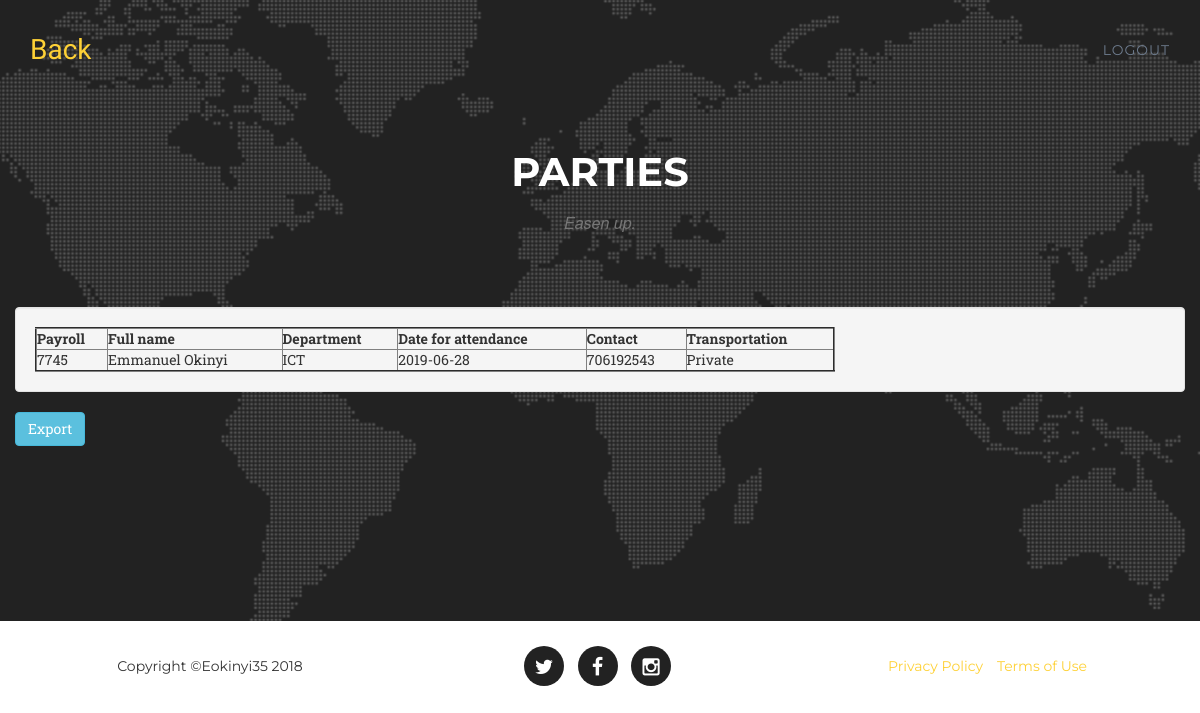
Screenshot of /details.php?event_id=16 with the database file from the repository.
### tables this page shows
CREATE TABLE `registered` (
  `payroll` int(50) NOT NULL,
  `fullname` varchar(100) NOT NULL,
  `eventname` varchar(100) NOT NULL,
  `eventdate` date NOT NULL,
  `eventId` int(100) NOT NULL,
  `phone` int(20) NOT NULL,
  `department` varchar(100) NOT NULL,
  `eventtype` varchar(50) NOT NULL,
  `transportation` varchar(50) NOT NULL
);

### details.php (the view, shortened to what this page needs)
<!DOCTYPE html>
<html lang="en">
<head>
    <link href="css/bootstrap.min.css" rel="stylesheet">
    <link href="css/agency.css" rel="stylesheet">
    <link href="font-awesome/css/font-awesome.min.css" rel="stylesheet" type="text/css">
</head>
<body>
 <section id="contact">
  <nav class="navbar navbar-default navbar-fixed-top">
        <div class="container">
            <div class="navbar-header page-scroll">
                <a class="navbar-brand page-scroll" href="index.php">Back</a>
            </div>
            <div class="collapse navbar-collapse" id="bs-example-navbar-collapse-1">
                <ul class="nav navbar-nav navbar-right">
                     <li>
                        <a  class="page-scroll" href="logout.php">logout</a>
                    </li>
                </ul>
            </div>
        </div>
    </nav>
        <div class="container">
            <div class="row">
                <div class="col-lg-12 text-center">
                    <h2 class="section-heading">Parties</h2>
                    <h3 class="section-subheading text-muted">Easen up.</h3>
                </div>
            </div>
            <div class="row">
             <form action="process.php"  method="POST" enctype ="multipart/form-data">
                <div class="row">
                <table align="center" >
                                        <tr>
                                          <td class="col-md-6">
                                              <div class="well">
                                                <?php
                                          require_once "connection.php";
                                    if(isset($_GET['event_id'])){
                                        $event_id = $_GET['event_id'];
                                           $sql = mysqli_query($conn,"SELECT * FROM registered WHERE eventId = '$event_id'");
                                          if(!empty($sql))
                                          {
                                            $row = mysqli_num_rows($sql);
                                            if($row > 0 ) {
                                              echo "<table border='2' width='800'>";
                                              echo "<tr>";
                                              echo "<th>Payroll</th>";
                                              echo "<th>Full name</th>";
                                              echo "<th>Department</th>";
                                              echo "<th>Date for attendance</th>";
                                              echo "<th>Contact</th>";
                                              echo "<th>Transportation</th>";
                                              echo "</tr>";
                                               echo "<tbody>";
                                                while($row = $sql->fetch_assoc()) {
                                                echo "<tr>";
                                                echo "<td>" . $row['payroll'] . "</td>";
                                                echo "<td>" . $row['fullname'] . "</td>";
                                                echo "<td>" . $row['department'] . "</td>";
                                                echo "<td>" . $row['eventdate'] . "</td>";
                                                echo "<td>" . $row['phone'] . "</td>";
                                                echo "<td>" . $row['transportation'] . "</td>";
                                                }
                                                echo "</table>";
                                              }else{
                                                echo "Table is empty";
                                              }
                                            }
                                          }
                                          ?>
                                                </div>
                                            </form>
                                            <form method="post" action="exportdetails.php?event_id=<?php echo $_GET['event_id'] ?>" enctype="multipart/form-data">
                                                <div class="form-group">
                                                    <button class="btn btn-info">Export</button>
                                                </div>
                                            </form>
                </div>
            </div>
    </section>
    <footer>
        <div class="container">
            <div class="row">
                <div class="col-md-4">
                    <span class="copyright">Copyright &copy;Eokinyi35 2018</span>
                </div>
                <div class="col-md-4">
                    <ul class="list-inline social-buttons">
                        <li><a href="https://twitter.com/okinyi_emmanuel"><i class="fa fa-twitter"></i></a>
                        </li>
                        <li><a href="https://www.facebook.com/Emmanuel Okinyi/?pnref=lhc"><i class="fa fa-facebook"></i></a>
                        </li>
                        <li><a href="https://www.instagram.com/eokinyi/"><i class="fa fa-instagram"></i></a>
                        </li>
                    </ul>
                </div>
                <div class="col-md-4">
                    <ul class="list-inline quicklinks">
                        <li><a href="#">Privacy Policy</a>
                        </li>
                        <li><a href="#">Terms of Use</a>
                        </li>
                    </ul>
                </div>
            </div>
        </div>
    </footer>
</body>
</html>

### css/agency.css (style rules this page uses)
body { overflow-x:hidden; font-family:"Roboto Slab","Helvetica Neue",Helvetica,Arial,sans-serif }
.text-muted { color:#777 }
a,a:hover,a:focus,a:active,a.active { outline:0 }
a { color:#fed136 }
h1,h2,h3,h4,h5,h6 { font-family:Montserrat,"Helvetica Neue",Helvetica,Arial,sans-serif; text-transform:uppercase; font-weight:700 }
.navbar-default { background-color:#222; border-color:transparent }
.navbar-default .navbar-brand { color:#fed136; font-family:"Kaushan Script","Helvetica Neue",Helvetica,Arial,cursive }
.navbar-default .navbar-collapse { border-color:rgba(255,255,255,.02) }
.navbar-default .nav li a { font-family:Montserrat,"Helvetica Neue",Helvetica,Arial,sans-serif; text-transform:uppercase; font-weight:400;letter-spacing:1px; color:#6D7B8D }
@media (min-width:768px) { .navbar-default { background-color:transparent; padding:25px 0; -webkit-transition:padding .3s;-moz-transition:padding .3s;transition:padding .3s;border:0 } }
@media (min-width:768px) { .navbar-default .navbar-brand { font-size:2em; -webkit-transition:all .3s; -moz-transition:all .3s; transition:all .3s } }
section { padding:100px 0 }
section h2.section-heading { font-size:40px; margin-top:0; margin-bottom:15px }
section h3.section-subheading { font-size:16px; font-family:"Droid Serif","Helvetica Neue",Helvetica,Arial,sans-serif; text-transform:none; font-style:italic; font-weight:400; margin-bottom:75px }
@media (min-width:768px) { section { padding:150px 0 } }
section#contact { background-color:#222; background-image:url(../img/map-image.png); background-position:center; background-repeat:no-repeat }
section#contact .section-heading { color:#fff }
section#contact .form-group { margin-bottom:25px }
footer { padding:25px 0;text-align:center }
footer span.copyright { line-height:40px; font-family:Montserrat,"Helvetica Neue",Helvetica,Arial,sans-serif; text-transform:uppercase; text-transform:none }
footer ul.quicklinks { margin-bottom:0; line-height:40px; font-family:Montserrat,"Helvetica Neue",Helvetica,Arial,sans-serif; text-transform:uppercase; text-transform:none }
ul.social-buttons { margin-bottom:0 }
ul.social-buttons li a { display:block; background-color:#222; height:40px; width:40px; border-radius:100%; font-size:20px; line-height:40px; color:#fff; outline:0; -webkit-transition:all .3s; -moz-transition:all .3s; transition:all .3s }
body { webkit-tap-highlight-color:#fed136 }

### rows the page displays
registered: payroll "7745", fullname "Emmanuel Okinyi", department "ICT", eventdate "2019-06-28", phone "706192543", transportation "Private"
